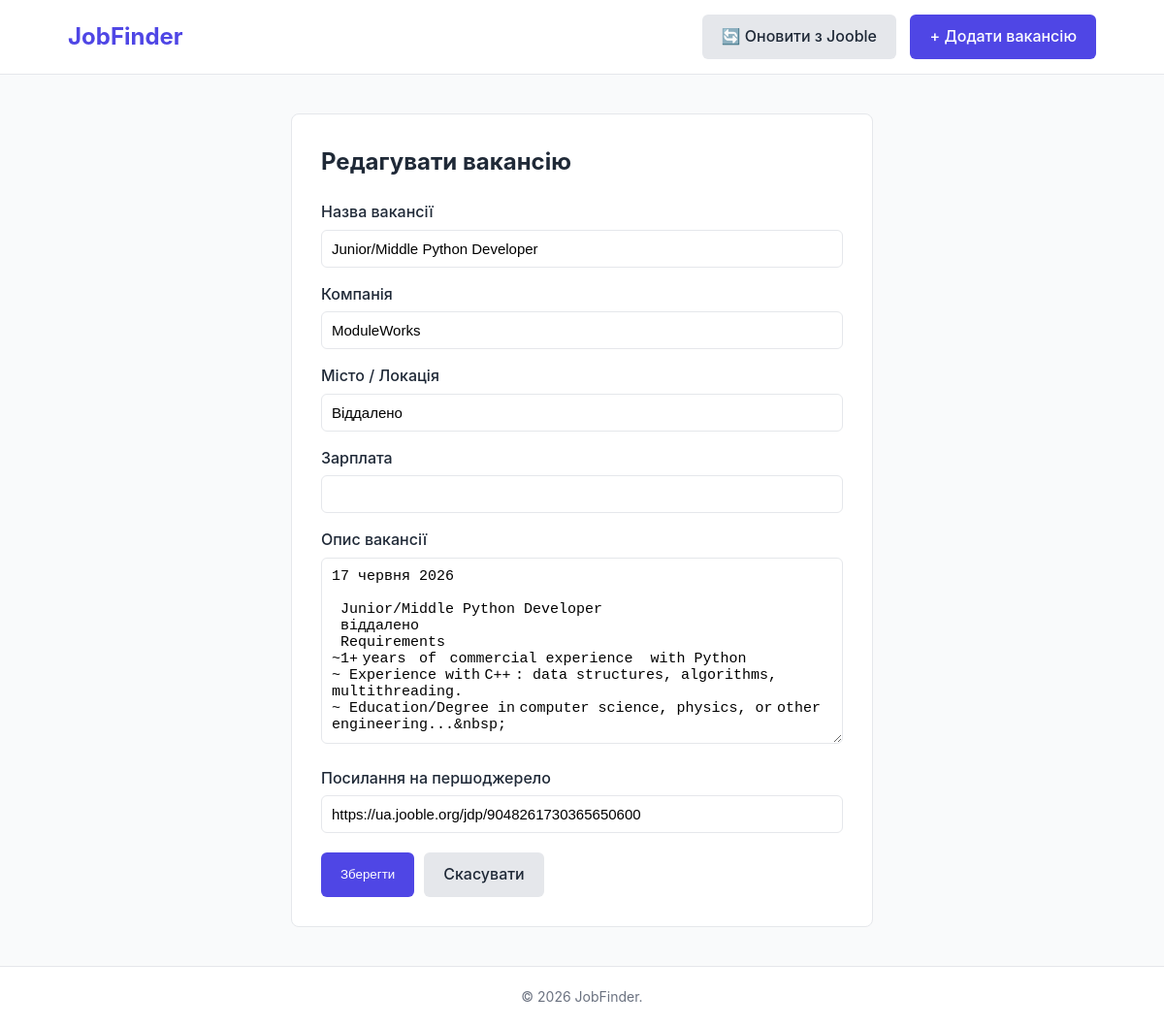
The page /vacancy/67/update/ on the database its author committed.
### vacancies/models.py (models this page shows, shortened)
class Vacancy(models.Model):
    title = models.CharField(max_length=255, verbose_name="Назва вакансії")
    company = models.CharField(max_length=255, verbose_name="Компанія")
    location = models.CharField(max_length=255, verbose_name="Місто / Локація")
    salary = models.CharField(
        max_length=100,
        default="Не вказана",
        verbose_name="Зарплата"
    )
    description = models.TextField(verbose_name="Опис вакансії")
    source_url = models.URLField(blank=True, null=True, unique=True, verbose_name="Посилання на першоджерело")
    created_at = models.DateTimeField(auto_now_add=True, verbose_name="Дата створення")
    class Meta:
        verbose_name = "Вакансія"
        verbose_name_plural = "Вакансії"
        ordering = ['-created_at']

### vacancies/views.py (the view, shortened to what this page needs)
# urls.py: path('vacancy/<int:pk>/update/', views.VacancyUpdateView.as_view(), name='vacancy_update'),
class VacancyUpdateView(UpdateView):
    model = Vacancy
    form_class = VacancyForm
    template_name = 'vacancies/form.html'
    def get_context_data(self, **kwargs):
        context = super().get_context_data(**kwargs)
        context['title'] = "Редагувати вакансію"
        return context

### vacancies/forms.py
class VacancyForm(forms.ModelForm):
    class Meta:
        model = Vacancy
        fields = ['title', 'company', 'location', 'salary', 'description', 'source_url']

### templates/vacancies/form.html (shortened to what this page needs)
{% extends 'base.html' %}
{% block content %}
<div class="form-container">
    <h2>{{ title }}</h2>
    <form method="POST">
        {% for field in form %}
            <p>
                <label for="{{ field.id_for_label }}">{{ field.label }}</label>
                {{ field }}
            </p>
        {% endfor %}
        <div class="form-actions">
            <button type="submit" class="btn btn-primary">Зберегти</button>
            <a href="{% if form.instance.pk %}{% url 'vacancy_detail' form.instance.pk %}{% else %}{% url 'vacancy_list' %}{% endif %}" class="btn btn-secondary">Скасувати</a>
        </div>
    </form>
</div>
{% endblock %}

### static/css/style.css (style rules this page uses)
:root { --primary-color: #4f46e5; --primary-hover: #4338ca; --danger-color: #ef4444; --danger-hover: #dc2626; --text-color: #1f2937; --light-bg: #f9fafb; --border-color: #e5e7eb; --white: #ffffff; }
* { box-sizing: border-box; margin: 0; padding: 0; }
body { font-family: -apple-system, BlinkMacSystemFont, "Segoe UI", Roboto, Helvetica, Arial, sans-serif; color: var(--text-color); background-color: var(--light-bg); line-height: 1.6; display: flex; flex-direction: column; min-height: 100vh; }
.btn { display: inline-block; padding: 10px 20px; border-radius: 6px; text-decoration: none; font-weight: 500; cursor: pointer; border: none; transition: background 0.2s ease; }
.btn-primary { background-color: var(--primary-color); color: var(--white); }
.btn-secondary { background-color: var(--border-color); color: var(--text-color); }
.form-container { max-width: 600px; margin: 40px auto; background: var(--white); padding: 30px; border-radius: 8px; border: 1px solid var(--border-color); }
.form-container h2 { margin-bottom: 20px; }
.form-container p { margin-bottom: 15px; }
.form-container label { display: block; font-weight: 500; margin-bottom: 5px; }
.form-container input, .form-container textarea, .form-container select { width: 100%; padding: 10px; border: 1px solid var(--border-color); border-radius: 6px; font-size: 15px; }
.form-actions { display: flex; gap: 10px; margin-top: 20px; }

### rows shown on the page
Vacancy: form "Junior/Middle Python Developer" "ModuleWorks" "Віддалено" "17 червня 2026 Junior/Middle Python Developer віддалено Requirements ~1+ years of commercial experience with Python ~ Experience with C++ : data structures, algorithms, multithreading. ~ Education/Degree in computer science, physics, or other engineering...&nbsp;" "https://ua.jooble.org/jdp/9048261730365650600"

### other values the page prints
{{ title }} "Редагувати вакансію"
{{ field.label }} "Назва вакансії" "Компанія" "Місто / Локація" "Зарплата" "Опис вакансії" "Посилання на першоджерело"
